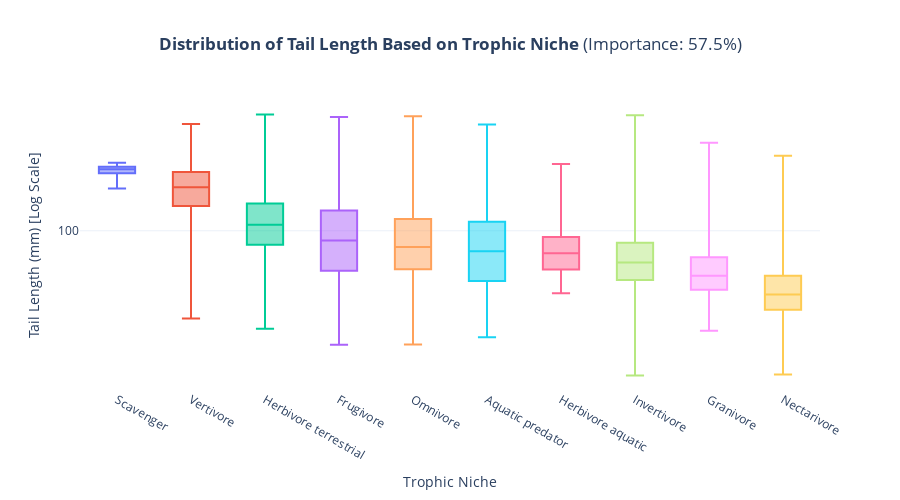

Here is the notebook cell this chart was saved with:
### Code cell
for col in ['Trophic.Niche']:

    if col in df_clean.columns:

        order = df_clean.groupby(col)['Tail.Length'].mean().sort_values(ascending=False).index

        var_importance = df_grouped_imp.loc[df_grouped_imp['Feature'] == col, 'Importance']
        imp_text = f"(Importance: {var_importance.values[0]:.1%})" if not var_importance.empty else ""

        fig_eco = px.box(
            df_clean, 
            x=col, 
            y='Tail.Length', 
            color=col,
            category_orders={col: order},
            log_y=True,
            title=f"<b>Distribution of Tail Length Based on {get_label(col)}</b> {imp_text}",
            labels={col: get_label(col), 'Tail.Length': 'Tail Length (mm) [Log Scale]'}, 
            points=False
        )
        
        fig_eco.update_layout(
            title_x=0.5,
            yaxis=dict(
                dtick=1, 
                tickformat=".0f"
            ),
            showlegend=False, 
            height=500,
            template="plotly_white"
        )
        fig_eco.show()

### Figure 1 — Plotly figure (JSON) as saved in the notebook; plotly's stock layout.template omitted (floating-point values rounded to 4 significant figures; data arrays with more than 128 entries replaced by an {"elided": "..."} marker saying what was removed)
{"data": [{"alignmentgroup": "True", "boxpoints": false, "hovertemplate": "Trophic Niche=%{x}<br>Tail Length (mm) [Log Scale]=%{y}<extra></extra>", "legendgroup": "Scavenger", "marker": {"color": "#636efa"}, "name": "Scavenger", "notched": false, "offsetgroup": "Scavenger", "orientation": "v", "showlegend": true, "type": "box", "x": ["Scavenger", "Scavenger", "Scavenger", "Scavenger", "Scavenger", "Scavenger", "Scavenger", "Scavenger", "Scavenger", "Scavenger", "Scavenger", "Scavenger", "Scavenger", "Scavenger"], "x0": " ", "xaxis": "x", "y": [224.6, 213.8, 235.2, 235.8, 217.2, 223.0, 247.2, 229.2, 250.0, 244.0, 240.4, 258.0, 180.0, 239.0], "y0": " ", "yaxis": "y"}, {"alignmentgroup": "True", "boxpoints": false, "hovertemplate": "Trophic Niche=%{x}<br>Tail Length (mm) [Log Scale]=%{y}<extra></extra>", "legendgroup": "Vertivore", "marker": {"color": "#EF553B"}, "name": "Vertivore", "notched": false, "offsetgroup": "Vertivore", "orientation": "v", "showlegend": true, "type": "box", "x": {"elided": "289 str values"}, "x0": " ", "xaxis": "x", "y": {"elided": "289 float values"}, "y0": " ", "yaxis": "y"}, {"alignmentgroup": "True", "boxpoints": false, "hovertemplate": "Trophic Niche=%{x}<br>Tail Length (mm) [Log Scale]=%{y}<extra></extra>", "legendgroup": "Herbivore terrestrial", "marker": {"color": "#00cc96"}, "name": "Herbivore terrestrial", "notched": false, "offsetgroup": "Herbivore terrestrial", "orientation": "v", "showlegend": true, "type": "box", "x": ["Herbivore terrestrial", "Herbivore terrestrial", "Herbivore terrestrial", "Herbivore terrestrial", "Herbivore terrestrial", "Herbivore terrestrial", "Herbivore terrestrial", "Herbivore terrestrial", "Herbivore terrestrial", "Herbivore terrestrial", "Herbivore terrestrial", "Herbivore terrestrial", "Herbivore terrestrial", "Herbivore terrestrial", "Herbivore terrestrial", "Herbivore terrestrial", "Herbivore terrestrial", "Herbivore terrestrial", "Herbivore terrestrial", "Herbivore terrestrial", "Herbivore terrestrial", "Herbivore terrestrial", "Herbivore terrestrial", "Herbivore terrestrial", "Herbivore terrestrial", "Herbivore terrestrial", "Herbivore terrestrial", "Herbivore terrestrial", "Herbivore terrestrial", "Herbivore terrestrial", "Herbivore terrestrial", "Herbivore terrestrial", "Herbivore terrestrial", "Herbivore terrestrial", "Herbivore terrestrial", "Herbivore terrestrial", "Herbivore terrestrial", "Herbivore terrestrial", "Herbivore terrestrial", "Herbivore terrestrial", "Herbivore terrestrial", "Herbivore terrestrial", "Herbivore terrestrial", "Herbivore terrestrial", "Herbivore terrestrial", "Herbivore terrestrial", "Herbivore terrestrial", "Herbivore terrestrial", "Herbivore terrestrial", "Herbivore terrestrial", "Herbivore terrestrial", "Herbivore terrestrial", "Herbivore terrestrial", "Herbivore terrestrial", "Herbivore terrestrial", "Herbivore terrestrial", "Herbivore terrestrial", "Herbivore terrestrial", "Herbivore terrestrial", "Herbivore terrestrial", "Herbivore terrestrial", "Herbivore terrestrial", "Herbivore terrestrial", "Herbivore terrestrial", "Herbivore terrestrial", "Herbivore terrestrial", "Herbivore terrestrial", "Herbivore terrestrial", "Herbivore terrestrial", "Herbivore terrestrial", "Herbivore terrestrial", "Herbivore terrestrial", "Herbivore terrestrial", "Herbivore terrestrial", "Herbivore terrestrial", "Herbivore terrestrial", "Herbivore terrestrial", "Herbivore terrestrial", "Herbivore terrestrial", "Herbivore terrestrial", "Herbivore terrestrial", "Herbivore terrestrial", "Herbivore terrestrial", "Herbivore terrestrial", "Herbivore terrestrial", "Herbivore terrestrial", "Herbivore terrestrial"], "x0": " ", "xaxis": "x", "y": [136.1, 122.8, 112.4, 133.9, 132.6, 102.8, 94.0, 121.6, 120.7, 101.0, 153.2, 93.7, 131.8, 137.3, 138.2, 119.0, 112.5, 66.0, 67.8, 100.0, 69.5, 63.8, 65.6, 54.4, 82.3, 96.0, 116.4, 103.2, 90.5, 117.8, 119.0, 152.0, 459.8, 286.0, 242.0, 505.4, 417.6, 396.2, 140.0, 146.2, 100.0, 103.2, 117.9, 108.8, 86.4, 89.8, 98.8, 291.0, 166.8, 130.2, 69.0, 80.0, 105.8, 82.5, 85.2, 76.5, 86.6, 69.2, 77.1, 65.8, 70.4, 261.2, 257.2, 171.6, 163.0, 153.0, 146.2, 146.2, 150.0, 213.4, 219.6, 192.2, 103.2, 290.7, 87.3, 79.6, 90.6, 54.2, 106.0, 136.2, 25.6, 32.0, 25.5, 26.8, 26.0, 26.5, 174.0], "y0": " ", "yaxis": "y"}, {"alignmentgroup": "True", "boxpoints": false, "hovertemplate": "Trophic Niche=%{x}<br>Tail Length (mm) [Log Scale]=%{y}<extra></extra>", "legendgroup": "Frugivore", "marker": {"color": "#ab63fa"}, "name": "Frugivore", "notched": false, "offsetgroup": "Frugivore", "orientation": "v", "showlegend": true, "type": "box", "x": {"elided": "1054 str values"}, "x0": " ", "xaxis": "x", "y": {"elided": "1054 float values"}, "y0": " ", "yaxis": "y"}, {"alignmentgroup": "True", "boxpoints": false, "hovertemplate": "Trophic Niche=%{x}<br>Tail Length (mm) [Log Scale]=%{y}<extra></extra>", "legendgroup": "Omnivore", "marker": {"color": "#FFA15A"}, "name": "Omnivore", "notched": false, "offsetgroup": "Omnivore", "orientation": "v", "showlegend": true, "type": "box", "x": {"elided": "1741 str values"}, "x0": " ", "xaxis": "x", "y": {"elided": "1741 float values"}, "y0": " ", "yaxis": "y"}, {"alignmentgroup": "True", "boxpoints": false, "hovertemplate": "Trophic Niche=%{x}<br>Tail Length (mm) [Log Scale]=%{y}<extra></extra>", "legendgroup": "Aquatic predator", "marker": {"color": "#19d3f3"}, "name": "Aquatic predator", "notched": false, "offsetgroup": "Aquatic predator", "orientation": "v", "showlegend": true, "type": "box", "x": {"elided": "523 str values"}, "x0": " ", "xaxis": "x", "y": {"elided": "523 float values"}, "y0": " ", "yaxis": "y"}, {"alignmentgroup": "True", "boxpoints": false, "hovertemplate": "Trophic Niche=%{x}<br>Tail Length (mm) [Log Scale]=%{y}<extra></extra>", "legendgroup": "Herbivore aquatic", "marker": {"color": "#FF6692"}, "name": "Herbivore aquatic", "notched": false, "offsetgroup": "Herbivore aquatic", "orientation": "v", "showlegend": true, "type": "box", "x": ["Herbivore aquatic", "Herbivore aquatic", "Herbivore aquatic", "Herbivore aquatic", "Herbivore aquatic", "Herbivore aquatic", "Herbivore aquatic", "Herbivore aquatic", "Herbivore aquatic", "Herbivore aquatic", "Herbivore aquatic", "Herbivore aquatic", "Herbivore aquatic", "Herbivore aquatic", "Herbivore aquatic", "Herbivore aquatic", "Herbivore aquatic", "Herbivore aquatic", "Herbivore aquatic", "Herbivore aquatic", "Herbivore aquatic", "Herbivore aquatic", "Herbivore aquatic", "Herbivore aquatic", "Herbivore aquatic", "Herbivore aquatic", "Herbivore aquatic", "Herbivore aquatic", "Herbivore aquatic", "Herbivore aquatic", "Herbivore aquatic", "Herbivore aquatic", "Herbivore aquatic", "Herbivore aquatic", "Herbivore aquatic", "Herbivore aquatic", "Herbivore aquatic", "Herbivore aquatic", "Herbivore aquatic", "Herbivore aquatic", "Herbivore aquatic", "Herbivore aquatic", "Herbivore aquatic", "Herbivore aquatic", "Herbivore aquatic", "Herbivore aquatic", "Herbivore aquatic", "Herbivore aquatic", "Herbivore aquatic", "Herbivore aquatic", "Herbivore aquatic", "Herbivore aquatic", "Herbivore aquatic", "Herbivore aquatic", "Herbivore aquatic", "Herbivore aquatic", "Herbivore aquatic", "Herbivore aquatic", "Herbivore aquatic", "Herbivore aquatic", "Herbivore aquatic", "Herbivore aquatic", "Herbivore aquatic", "Herbivore aquatic", "Herbivore aquatic", "Herbivore aquatic", "Herbivore aquatic", "Herbivore aquatic", "Herbivore aquatic", "Herbivore aquatic", "Herbivore aquatic", "Herbivore aquatic", "Herbivore aquatic", "Herbivore aquatic"], "x0": " ", "xaxis": "x", "y": [94.6, 90.1, 82.2, 87.2, 77.0, 61.2, 77.2, 74.4, 85.2, 89.4, 91.0, 86.9, 99.6, 73.5, 78.0, 96.0, 87.2, 56.0, 58.2, 57.6, 53.7, 53.4, 49.0, 53.0, 52.8, 58.0, 106.2, 178.0, 162.2, 171.5, 121.8, 198.1, 49.8, 51.2, 56.6, 63.7, 83.0, 70.2, 62.2, 69.3, 66.2, 64.5, 85.8, 61.5, 75.8, 113.0, 98.8, 77.2, 66.7, 91.8, 74.8, 64.2, 68.6, 108.6, 62.0, 41.8, 253.4, 195.5, 204.4, 50.6, 58.8, 51.6, 53.9, 68.7, 60.0, 66.2, 49.2, 57.8, 63.6, 72.8, 54.8, 100.4, 213.0, 147.9], "y0": " ", "yaxis": "y"}, {"alignmentgroup": "True", "boxpoints": false, "hovertemplate": "Trophic Niche=%{x}<br>Tail Length (mm) [Log Scale]=%{y}<extra></extra>", "legendgroup": "Invertivore", "marker": {"color": "#B6E880"}, "name": "Invertivore", "notched": false, "offsetgroup": "Invertivore", "orientation": "v", "showlegend": true, "type": "box", "x": {"elided": "4895 str values"}, "x0": " ", "xaxis": "x", "y": {"elided": "4895 float values"}, "y0": " ", "yaxis": "y"}, {"alignmentgroup": "True", "boxpoints": false, "hovertemplate": "Trophic Niche=%{x}<br>Tail Length (mm) [Log Scale]=%{y}<extra></extra>", "legendgroup": "Granivore", "marker": {"color": "#FF97FF"}, "name": "Granivore", "notched": false, "offsetgroup": "Granivore", "orientation": "v", "showlegend": true, "type": "box", "x": {"elided": "650 str values"}, "x0": " ", "xaxis": "x", "y": {"elided": "650 float values"}, "y0": " ", "yaxis": "y"}, {"alignmentgroup": "True", "boxpoints": false, "hovertemplate": "Trophic Niche=%{x}<br>Tail Length (mm) [Log Scale]=%{y}<extra></extra>", "legendgroup": "Nectarivore", "marker": {"color": "#FECB52"}, "name": "Nectarivore", "notched": false, "offsetgroup": "Nectarivore", "orientation": "v", "showlegend": true, "type": "box", "x": {"elided": "504 str values"}, "x0": " ", "xaxis": "x", "y": {"elided": "504 float values"}, "y0": " ", "yaxis": "y"}], "layout": {"boxmode": "overlay", "height": 500, "legend": {"title": {"text": "Trophic Niche"}, "tracegroupgap": 0}, "showlegend": false, "title": {"text": "<b>Distribution of Tail Length Based on Trophic Niche</b> (Importance: 57.5%)", "x": 0.5}, "xaxis": {"anchor": "y", "categoryarray": ["Scavenger", "Vertivore", "Herbivore terrestrial", "Frugivore", "Omnivore", "Aquatic predator", "Herbivore aquatic", "Invertivore", "Granivore", "Nectarivore"], "categoryorder": "array", "domain": [0, 1], "title": {"text": "Trophic Niche"}}, "yaxis": {"anchor": "x", "domain": [0, 1], "dtick": 1, "tickformat": ".0f", "title": {"text": "Tail Length (mm) [Log Scale]"}, "type": "log"}}}
